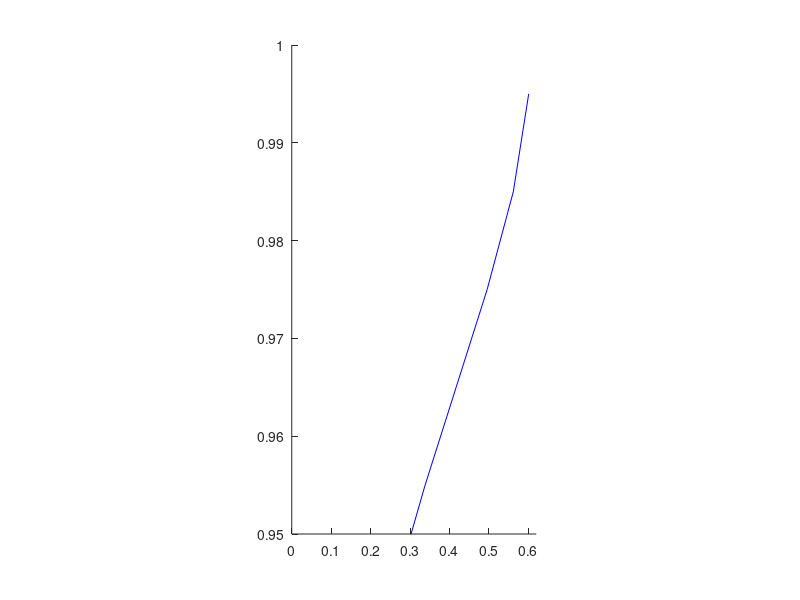

This figure's MATLAB source: (Note: this script raises an error after producing the figure.)
%% Avi Patel 
%% 1D Tracer Transport for Li/Na: Plots 1D tracer transport at different Pe values

%% Grid 

L = 1;
N = 100;
dz = 1/N;
z = dz/2:dz:1-dz/2;

% Peclet Number
Pe = {529, 2647, 13235};
colors = {'blue', 'red', 'green'};

%% time integration step:
dt = dz^2;

% time loop
for i = 1:length(Pe)
    disp(i)
    % prescribe initial concentration and the velocity
    c_Li = zeros(N,1);
    c_Na = zeros(N,1);
    
    % Boundary Conditions 
    % Atacama initial Li/Na concentration ratio
    cleft_Li =  1/50.6666667;  
    cleft_Na = 1;  

    % saturation parameter
    csat_Na = 263622.975/76000;

    t=0;
    tmax=20;
    count = 1;

    while t < tmax
    
        z_bar = linspace(0,L,N+1);
    
        if t < csat_Na
            Fadv_Na = (1 - z_bar').*[cleft_Na;c_Na]; % (1 - z_bar').*c_Na(1:N-1);
            Fadv_Na(1) = 1*cleft_Na; 
            Fadv_Na(N+1) = 0;
        
            Fdiff_Na = -1/Pe{i} * ([c_Na;c_Na(end)] -[cleft_Na;c_Na]) / dz;
            c_Na = c_Na - dt/dz*(Fadv_Na(2:N+1) - Fadv_Na(1:N) + Fdiff_Na(2:N+1) - Fdiff_Na(1:N));
        end
                    
        % advective flux
        Fadv_Li = (1 - z_bar').*[cleft_Li;c_Li];
        
        % diffusive flux
        Fdiff_Li = -1/Pe{i} * ([c_Li;c_Li(end)] -[cleft_Li;c_Li]) / dz;
    
        F_Li = Fadv_Li + Fdiff_Li;
        
        c_Li = c_Li - dt/dz*(F_Li(2:N+1) - F_Li(1:N)); % (Fadv_Li(2:N+1) - Fadv_Li(1:N) + Fdiff_Li(2:N+1) - Fdiff_Li(1:N));
       
        t = t + dt;
    end

    figure(1); hold on;
    plot((c_Li)./c_Na, z, color=colors{i},LineWidth=2)
    axis([0 0.62 0.95 1]);
    pbaspect([0.5 1 1])
    xlabel("$c_{\rm~Li}/c_{\rm~Na}$", 'Interpreter', 'latex',FontSize=15)
    ylabel("$\frac{z}{H}$", 'Interpreter', 'latex',FontSize=15)
    if i == 3
        legend('Pe=529', 'Pe=2647', 'Pe=13235', Location='southeast')
    end
        
end